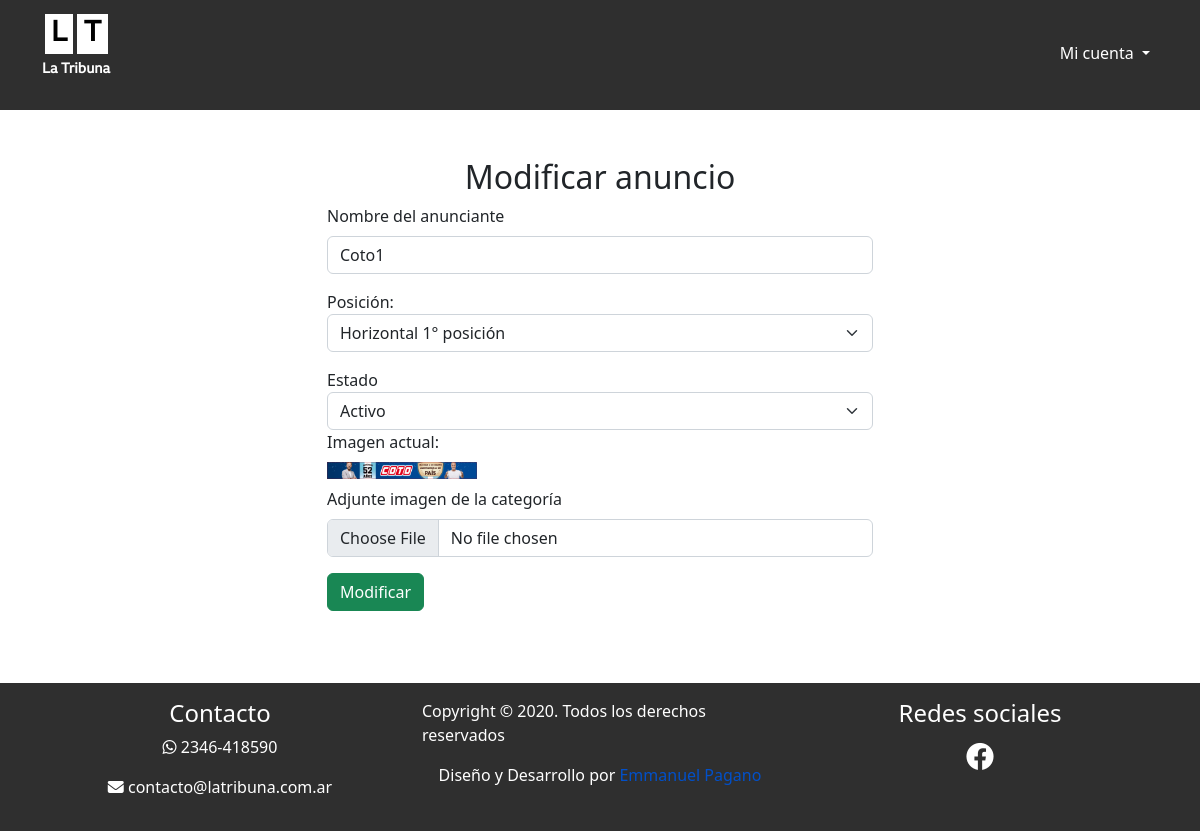
The page /adm/anuncios/modificar.php?id=6 (signed in) on the database as committed earlier.
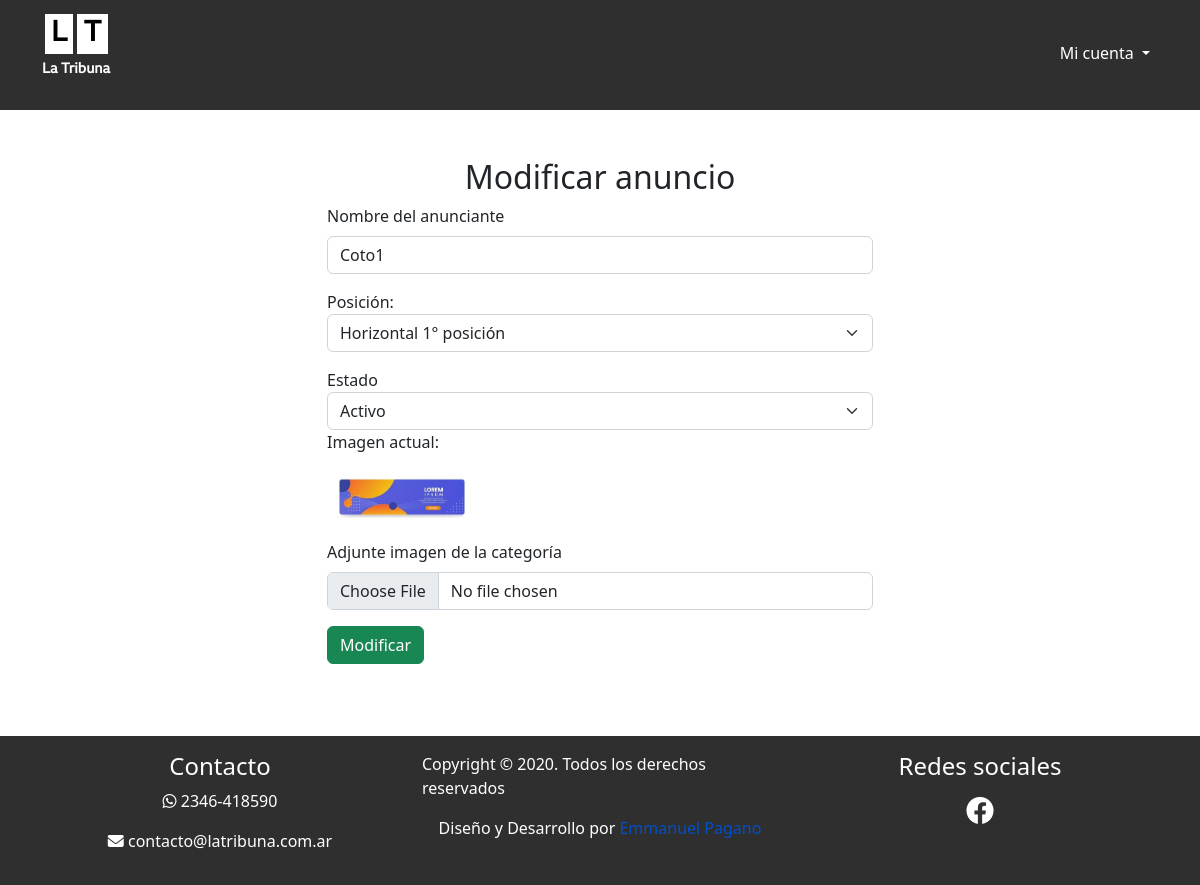
The same page on the database as committed later.
### tables this page shows
CREATE TABLE `anuncios` (
  `id_anuncio` int(11) NOT NULL,
  `url_anuncio` varchar(300) NOT NULL,
  `id_posicion_anuncio` int(11) NOT NULL,
  `fecha_alta` datetime NOT NULL DEFAULT current_timestamp(),
  `anunciante` varchar(300) NOT NULL,
  `baja_anuncio` tinyint(4) NOT NULL
);

### adm/anuncios/modificar.php (the view, shortened to what this page needs)
<?php
include('../../include/conexion.php');
$cmd = $conexion->prepare('SELECT * FROM anuncios_posiciones');
$cmd->execute();
$posiciones = $cmd->fetchAll();
if(isset($_GET['id'])){
    $idAnuncio = $_GET['id'];
    $cmd = $conexion->prepare('SELECT * FROM anuncios WHERE id_anuncio = :id');
    $cmd->execute(array(':id'=>$idAnuncio));
    $anuncio = $cmd->fetch();
    $anunciante = $anuncio['anunciante'];
    $posicion = $anuncio['id_posicion_anuncio'];
    $estado = $anuncio['baja_anuncio'];
    $imgActual = $anuncio['url_anuncio'];
}
?>
<!DOCTYPE html>
<html lang="es">
<head>
    <link rel="stylesheet" href="https://cdnjs.cloudflare.com/ajax/libs/font-awesome/6.2.0/css/all.min.css" />
    <link href="https://cdn.jsdelivr.net/npm/bootstrap@5.2.1/dist/css/bootstrap.min.css" rel="stylesheet">
    <link rel="stylesheet" href="../../css/styles.css">
</head>
<body>
<?php
require_once("../../include/header.php")
?>
<section class="seccion-alta py-5">
    <div class="container">
        <h2 class="titulo-seccion text-center">Modificar anuncio</h2>
        <div class="row">
            <form action="modificar.php" method="POST" class="col-md-6 mx-auto" enctype="multipart/form-data">
                <div class="mb-3">
                    <label for="inputAnuncio" class="form-label">Nombre del anunciante</label>
                    <input type="text" class="form-control" id="inputAnuncio" name="anunciante" value="<?php echo $anunciante;?>">
                </div>
                <div class="mb-3">
                    <label for="posicion">Posición: </label>
                    <select class="form-select" name="posicion" id="posicion">
                        <?php
                        foreach($posiciones as $fila){
                            if($fila['id_posicion_anuncio']==$posicion){
                                 echo '
                                    <option selected value="'.$fila['id_posicion_anuncio'].'">'.$fila['posicion'].'</option>
                                    ';
                            }else{
                                echo '
                                <option value="'.$fila['id_posicion_anuncio'].'">'.$fila['posicion'].'</option>
                                ';
                            }
                        }
                        ?>
                    </select>
                </div>
                <div>
                    <label for="">Estado</label>
                    <select class="form-select" name="estado" id="">
                        <option value="0" <?php echo ($estado == 0) ? 'selected' : '' ?>>Activo</option>
                    </select>
                </div>
                <div class="mb-3">
                    <label for="">Imagen actual: </label>
                    <img src="../../img/anuncios/<?php echo $imgActual;?>" alt="" class="d-block my-2" style="max-width:150px">
                    <label for="imgCategoria" class="form-label">Adjunte imagen de la categoría</label>
                    <input class="form-control" type="file" id="imgCategoria" name="img-anuncio">
                </div>
                <button type="submit" class="btn btn-success">
                    Modificar
                </button>
            </form>
        </div>
    </div>
</section>
<?php
require_once("../../include/footer.php")
?>
</body>
</html>

Rows that differ between the two databases and show on the page:
changed anuncios "Coto1": url_anuncio: a different picture
